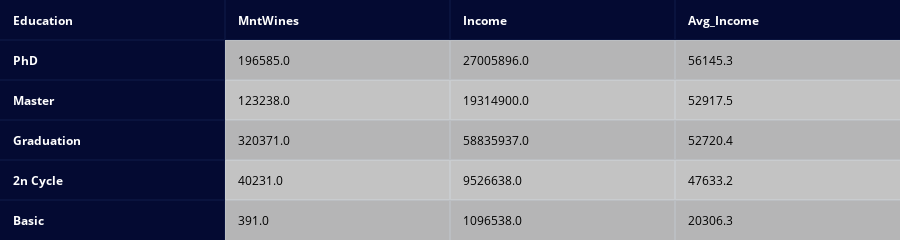

The notebook cell this image was saved under:
### Code cell
df_w = df.groupby('Education')[['MntWines','Income']].sum()
df_w['Avg_Income'] = df.groupby('Education')[['Income']].mean().round(1)
df_w = df_w.sort_values(by='Avg_Income', ascending=False)
create_table(df_w, index=True, index_title='Education')

### Figure 1 — Plotly figure (JSON) as saved in the notebook; plotly's stock layout.template omitted (floating-point values rounded to 4 significant figures)
{"data": [{"colorscale": [[0, "#00083e"], [0.5, "#ededee"], [1, "#ffffff"]], "hoverinfo": "none", "opacity": 0.75, "showscale": false, "z": [[0, 0, 0, 0], [0, 0.5, 0.5, 0.5], [0, 1, 1, 1], [0, 0.5, 0.5, 0.5], [0, 1, 1, 1], [0, 0.5, 0.5, 0.5]], "type": "heatmap"}], "layout": {"annotations": [{"align": "left", "font": {"color": "#ffffff"}, "showarrow": false, "text": "<b>Education</b>", "x": -0.45, "xanchor": "left", "xref": "x", "y": 0, "yref": "y"}, {"align": "left", "font": {"color": "#ffffff"}, "showarrow": false, "text": "<b>MntWines</b>", "x": 0.55, "xanchor": "left", "xref": "x", "y": 0, "yref": "y"}, {"align": "left", "font": {"color": "#ffffff"}, "showarrow": false, "text": "<b>Income</b>", "x": 1.55, "xanchor": "left", "xref": "x", "y": 0, "yref": "y"}, {"align": "left", "font": {"color": "#ffffff"}, "showarrow": false, "text": "<b>Avg_Income</b>", "x": 2.55, "xanchor": "left", "xref": "x", "y": 0, "yref": "y"}, {"align": "left", "font": {"color": "#ffffff"}, "showarrow": false, "text": "<b>PhD</b>", "x": -0.45, "xanchor": "left", "xref": "x", "y": 1, "yref": "y"}, {"align": "left", "font": {"color": "#000000"}, "showarrow": false, "text": "196585.0", "x": 0.55, "xanchor": "left", "xref": "x", "y": 1, "yref": "y"}, {"align": "left", "font": {"color": "#000000"}, "showarrow": false, "text": "27005896.0", "x": 1.55, "xanchor": "left", "xref": "x", "y": 1, "yref": "y"}, {"align": "left", "font": {"color": "#000000"}, "showarrow": false, "text": "56145.3", "x": 2.55, "xanchor": "left", "xref": "x", "y": 1, "yref": "y"}, {"align": "left", "font": {"color": "#ffffff"}, "showarrow": false, "text": "<b>Master</b>", "x": -0.45, "xanchor": "left", "xref": "x", "y": 2, "yref": "y"}, {"align": "left", "font": {"color": "#000000"}, "showarrow": false, "text": "123238.0", "x": 0.55, "xanchor": "left", "xref": "x", "y": 2, "yref": "y"}, {"align": "left", "font": {"color": "#000000"}, "showarrow": false, "text": "19314900.0", "x": 1.55, "xanchor": "left", "xref": "x", "y": 2, "yref": "y"}, {"align": "left", "font": {"color": "#000000"}, "showarrow": false, "text": "52917.5", "x": 2.55, "xanchor": "left", "xref": "x", "y": 2, "yref": "y"}, {"align": "left", "font": {"color": "#ffffff"}, "showarrow": false, "text": "<b>Graduation</b>", "x": -0.45, "xanchor": "left", "xref": "x", "y": 3, "yref": "y"}, {"align": "left", "font": {"color": "#000000"}, "showarrow": false, "text": "320371.0", "x": 0.55, "xanchor": "left", "xref": "x", "y": 3, "yref": "y"}, {"align": "left", "font": {"color": "#000000"}, "showarrow": false, "text": "58835937.0", "x": 1.55, "xanchor": "left", "xref": "x", "y": 3, "yref": "y"}, {"align": "left", "font": {"color": "#000000"}, "showarrow": false, "text": "52720.4", "x": 2.55, "xanchor": "left", "xref": "x", "y": 3, "yref": "y"}, {"align": "left", "font": {"color": "#ffffff"}, "showarrow": false, "text": "<b>2n Cycle</b>", "x": -0.45, "xanchor": "left", "xref": "x", "y": 4, "yref": "y"}, {"align": "left", "font": {"color": "#000000"}, "showarrow": false, "text": "40231.0", "x": 0.55, "xanchor": "left", "xref": "x", "y": 4, "yref": "y"}, {"align": "left", "font": {"color": "#000000"}, "showarrow": false, "text": "9526638.0", "x": 1.55, "xanchor": "left", "xref": "x", "y": 4, "yref": "y"}, {"align": "left", "font": {"color": "#000000"}, "showarrow": false, "text": "47633.2", "x": 2.55, "xanchor": "left", "xref": "x", "y": 4, "yref": "y"}, {"align": "left", "font": {"color": "#ffffff"}, "showarrow": false, "text": "<b>Basic</b>", "x": -0.45, "xanchor": "left", "xref": "x", "y": 5, "yref": "y"}, {"align": "left", "font": {"color": "#000000"}, "showarrow": false, "text": "391.0", "x": 0.55, "xanchor": "left", "xref": "x", "y": 5, "yref": "y"}, {"align": "left", "font": {"color": "#000000"}, "showarrow": false, "text": "1096538.0", "x": 1.55, "xanchor": "left", "xref": "x", "y": 5, "yref": "y"}, {"align": "left", "font": {"color": "#000000"}, "showarrow": false, "text": "20306.3", "x": 2.55, "xanchor": "left", "xref": "x", "y": 5, "yref": "y"}], "height": 230, "margin": {"b": 0, "l": 0, "r": 0, "t": 0}, "xaxis": {"dtick": 1, "gridwidth": 2, "showticklabels": false, "tick0": -0.5, "ticks": "", "zeroline": false}, "yaxis": {"autorange": "reversed", "dtick": 1, "gridwidth": 2, "showticklabels": false, "tick0": 0.5, "ticks": "", "zeroline": false}}}
